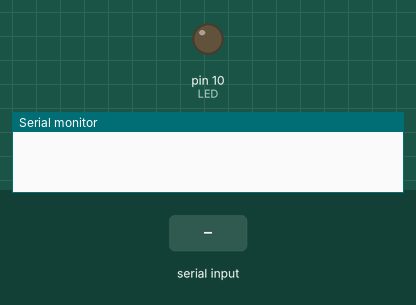
Recording of a sketch running on a simulated Arduino Uno, built with avr-gcc and run on an emulated ATmega328P. On the bench: output pins drawn as LEDs (lit = HIGH), the last lines printed to the serial monitor. The inputs (shaded band) are chosen by the test bench.

Above: at 1.2 s.
1.3 s: "O" received over Serial
At 2.4 s:
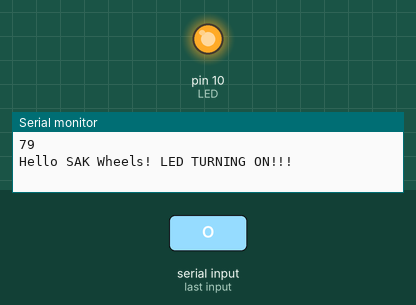
2.8 s: "F" received over Serial
At 3.5 s:
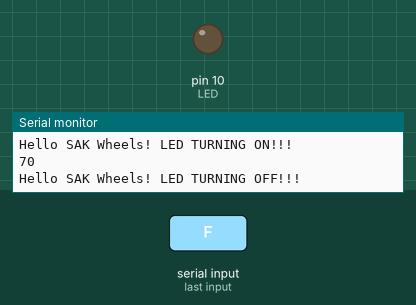
Timing chart, 0 to 5.8 s (numbered marks = the images above; inputs shaded):
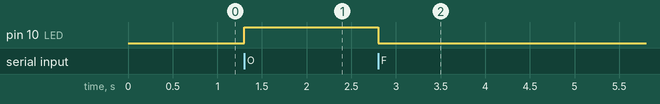

Measured:
- after the input at 1.3 s, pin 10 (LED): LOW → HIGH at once
- after the input at 2.8 s, pin 10 (LED): HIGH → LOW at once

The sketch:

Bluetooth_Module.ino
```cpp
#define LED 10
int data;
void setup() {
  // put your setup code here, to run once:
  Serial.begin(9600);
  pinMode(LED,OUTPUT);
}

void loop() {
  // put your main code here, to run repeatedly:
  while(Serial.available() >0)

  {
   // char dummy = Serial.read();
    //Serial Buffer
    data = Serial.read();

    //Displaying Data In Serial Monitor
    Serial.println(data);

  //LED Control
    if (data == 'O')
    {
      digitalWrite(LED, HIGH);
      Serial.println("Hello SAK Wheels! LED TURNING ON!!!");
    }
    if (data == 'F')
    {
      Serial.println("Hello SAK Wheels! LED TURNING OFF!!!");
      digitalWrite(LED, LOW);
    }
  }
}
/*void clearSerialBuffer() {
    while (Serial.available() > 0) {
        char dummy = Serial.read();
    }
}
*/
```
